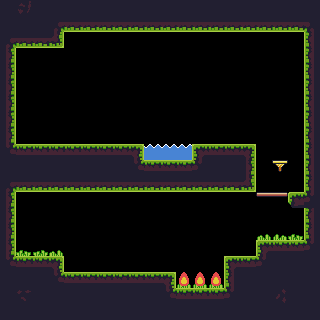

Rendered tile map (Tiled .tmx) drawn with the repository's tilesets; below, a short description and the full map source, tile grids included:
An orthogonal 20x20 tile map with 16x16 px tiles, 1 tile layer (Tile Layer 1), 2 tilesets and 2 objects (ice, fire).

<map version="1.2" tiledversion="1.3.3" orientation="orthogonal" renderorder="right-down" width="20" height="20" tilewidth="16" tileheight="16" infinite="0" nextlayerid="4" nextobjectid="3">
 <tileset firstgid="1" source="tilesets/main_tileset.tsx" />
 <tileset firstgid="485" source="tilesets/main_tileset.tsx" />
 <layer id="1" name="Tile Layer 1" width="20" height="20">
  <data encoding="csv">
17,534,17,17,17,17,17,17,17,17,17,17,17,17,17,17,17,17,17,17,
501,501,501,488,32,32,32,32,32,32,32,32,32,32,32,32,32,32,32,6,
488,516,516,517,0,0,0,0,0,0,0,0,0,0,0,0,0,0,0,16,
18,0,0,0,0,0,0,0,0,0,0,0,0,0,0,0,0,0,0,16,
18,0,0,0,0,0,0,0,0,0,0,0,0,0,0,0,0,0,0,16,
18,0,0,0,0,0,0,0,0,0,0,0,0,0,0,0,0,0,0,16,
18,0,0,0,0,0,0,0,0,0,0,0,0,0,0,0,0,0,0,16,
18,0,0,0,0,0,0,0,0,0,0,0,0,0,0,0,0,0,0,16,
18,0,0,0,0,0,0,0,0,0,0,0,0,0,0,0,0,0,0,16,
518,486,486,486,486,486,486,486,487,521,521,521,485,486,486,487,0,0,0,16,
501,501,501,501,501,501,501,501,518,486,486,486,520,501,501,502,0,526,0,21,
488,516,516,516,516,516,516,516,516,516,516,516,516,516,516,517,0,0,0,16,
18,0,0,0,0,0,0,0,0,0,0,0,0,0,0,0,527,529,491,520,
18,0,0,0,0,0,0,0,0,0,0,0,0,0,0,0,0,0,0,16,
18,0,0,0,0,0,0,0,0,0,0,0,0,0,0,0,509,508,506,16,
18,506,507,509,0,0,0,0,0,0,0,0,0,0,0,0,485,486,486,520,
34,2,2,487,0,0,0,0,0,0,0,0,0,0,485,486,520,501,501,501,
501,501,501,518,2,2,2,2,2,2,487,510,510,510,500,501,501,501,501,501,
17,533,17,17,17,17,17,17,17,17,34,2,2,2,36,17,17,532,17,17,
17,17,17,17,17,17,17,17,17,17,17,17,17,17,17,17,17,17,17,17
</data>
 </layer>
 <objectgroup id="2" name="Object Layer 1">
  <object id="1" name="ice" x="112" y="256" width="16" height="16">
   <properties>
    <property name="sleep" type="bool" value="false" />
   </properties>
  </object>
  <object id="2" name="fire" x="112" y="128" width="16" height="16">
   <properties>
    <property name="sleep" type="bool" value="false" />
   </properties>
  </object>
 </objectgroup>
</map>
